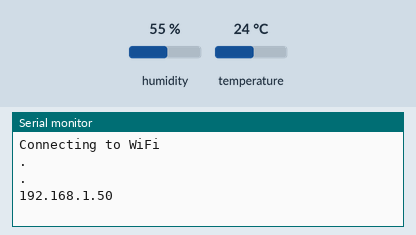
A sketch run on a simulated ESP8266 (NodeMCU). On the bench: the last lines printed to the serial monitor. Inputs (shaded band) come from the test bench; at power-on: humidity 55 %, temperature 24 °C. WiFi joins after 1.5 s; servers stay silent unless stated; uploads are accepted with an empty reply.

Above: at 3.2 s.
3.3 s: humidity set to 22 %
At 5.16 s:
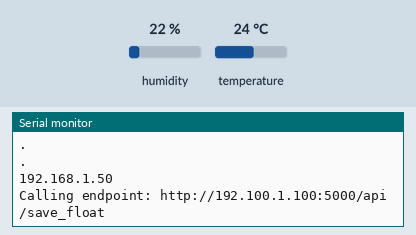
6.7 s: temperature set to 12 °C
At 7.6 s:
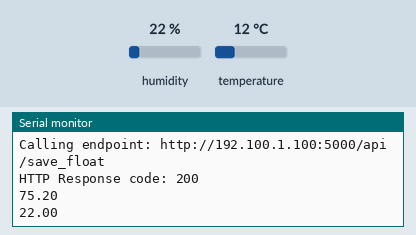
8.2 s: humidity set to 40 %
At 11.5 s:
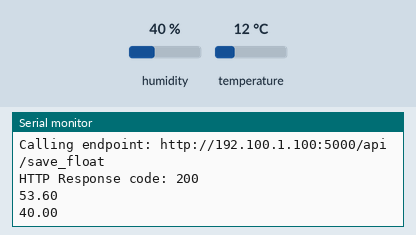
Timing chart, 0 to 13.0 s (numbered marks = the images above; inputs shaded):
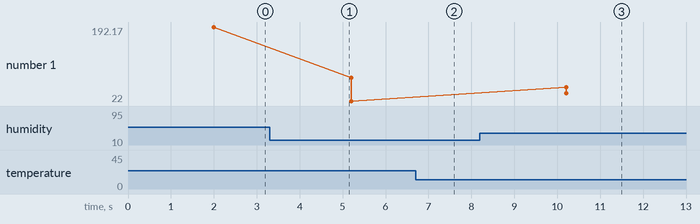

The sketch:

DHT22Outdoor.ino
```cpp
// This code is for the outdoor tempature sensor using a ESP 8266 and a DHT22 tempature sesnor.
// Import required libraries
#include <Arduino.h>
#include <ESP8266WiFi.h>
#include <Hash.h>
#include <ESPAsyncTCP.h>
#include <ESPAsyncWebServer.h>
#include <Adafruit_Sensor.h>
#include <DHT.h>
#include <ESP8266HTTPClient.h>


// Replace with your network credentials
const char* ssid = "TP-Link_49D5";
const char* password = "ECEN361$";
IPAddress staticIP(192, 100, 1, 110);  // Set your desired static IP address
IPAddress gateway(192, 100, 1, 1);
IPAddress subnet(255, 255, 255, 0);
#define DHTPIN 5     // Digital pin connected to the DHT sensor

// using sensor DHT 22
#define DHTTYPE    DHT22     // DHT 22 (AM2302)


DHT dht(DHTPIN, DHTTYPE);

// current temperature & humidity, updated in loop()
float t = 0.0;
float h = 0.0;

unsigned long previousMillis = 0;    // will store last time DHT was updated
// Create AsyncWebServer object on port 80
AsyncWebServer server(80);
// Updates DHT readings every 30 seconds
const long interval = 5000;


// Replaces placeholder with DHT values
String processor(const String& var){
  //Serial.println(var);
  if(var == "TEMPERATURE"){

    return String(t);
  }
  else if(var == "HUMIDITY"){
    return String(h);
  }
  return String();
}

void setup(){
  // Serial port for debugging purposes
  Serial.begin(115200);
  dht.begin();

  // Connect to Wi-Fi
  WiFi.begin(ssid, password);
  WiFi.config(staticIP, gateway, subnet);
  Serial.println("Connecting to WiFi");
  while (WiFi.status() != WL_CONNECTED) {
    delay(1000);
    Serial.println(".");
  }

  // Print ESP8266 Local IP Address
  Serial.println(WiFi.localIP());

  // // Route for root / web page
  // server.on("/", HTTP_GET, [](AsyncWebServerRequest *request){
  //   request->send_P(200, "text/html", index_html, processor);
  // });
  // server.on("/temperature", HTTP_GET, [](AsyncWebServerRequest *request){
  //   request->send_P(200, "text/plain", String(t).c_str());
  // });
  // server.on("/humidity", HTTP_GET, [](AsyncWebServerRequest *request){
  //   request->send_P(200, "text/plain", String(h).c_str());
  // });
  server.on("/temperature", HTTP_GET, handleTemperature);
  server.on("/humidity", HTTP_GET, handleHumidity);


  DefaultHeaders::Instance().addHeader("access-Control-Allow-Origin", "*");

  // Start server
  server.begin();
}

void loop(){
  unsigned long currentMillis = millis();
  if (currentMillis - previousMillis >= interval) {
    // save the last time you updated the DHT values
    previousMillis = currentMillis;
    // Read temperature as Celsius (the default)
    //float newT = dht.readTemperature();
     //Read temperature as Fahrenheit (isFahrenheit = true)
    float newT = dht.readTemperature(true);
    sendFloat(newT);
    // if temperature read failed, don't change t value
    if (isnan(newT)) {
      Serial.println("Failed to read from DHT sensor!");
    }
    else {
      t = newT;
      Serial.println(t);
    }
    // Read Humidity
    float newH = dht.readHumidity();
    // if humidity read failed, don't change h value
    if (isnan(newH)) {
      Serial.println("Failed to read from DHT sensor!");
    }
    else {
      h = newH;
      Serial.println(h);
    }
  }
}

void handleTemperature(AsyncWebServerRequest *request) {
  // Convert raw temperature in F to Celsius degrees
  // float temperatureC = (t- 32) / 1.8;

  // Create a JSON string
  String jsonString = "{";
  jsonString += "\"temperature\":";
  jsonString += t;
  jsonString += "}";

  // Send the JSON response
  request->send(200, "application/json", jsonString);
}
void handleHumidity(AsyncWebServerRequest *request) {


  // Create a JSON string
  String jsonString = "{";
  jsonString += "\"humidity\":";
  jsonString += h;
  jsonString += "}";

  // Send the JSON response
  request->send(200, "application/json", jsonString);
}
// #include <ESP8266HTTPClient.h>


void sendFloat(float floatValue) {
  // Construct the complete URL with the hardcoded endpoint
  String url = "http://192.100.1.100:5000/api/save_float";

  Serial.print("Calling endpoint: ");
  Serial.println(url);

  // Prepare the JSON payload
  String jsonPayload = "{\"floatValue\":" + String(floatValue, 2) + "}";

  // Make a POST request to the endpoint
  WiFiClient client;
  HTTPClient http;
  http.begin(client, url); // Updated line

  http.addHeader("Content-Type", "application/json");

  // Send the JSON payload
  int httpResponseCode = http.POST(jsonPayload);

  if (httpResponseCode > 0) {
    Serial.println("HTTP Response code: " + String(httpResponseCode));
  } else {
    Serial.print("Error in HTTP request: ");
    Serial.println(httpResponseCode);
  }

  // Close the connection
  http.end();
}
```

Measured:
- after the input at 8.2 s, the serial monitor: prints a new line after 2.0 s (image 3)
- plotted number 1: 192.17 → 22 after the input at 3.3 s, 22 → 40 after the input at 8.2 s
